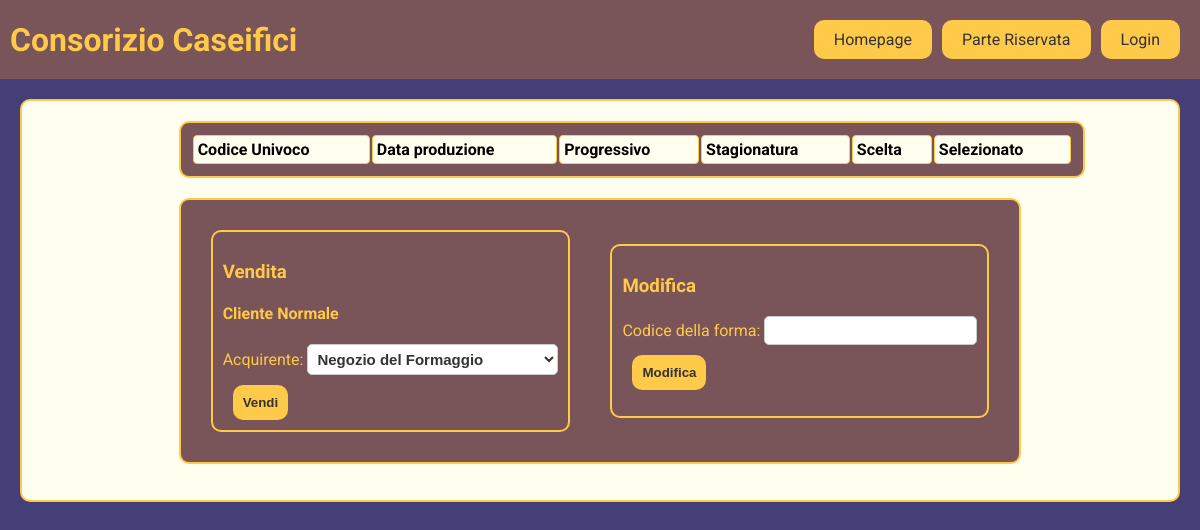
The app's page /caseifici/gestioneForme.php (signed in), older data.
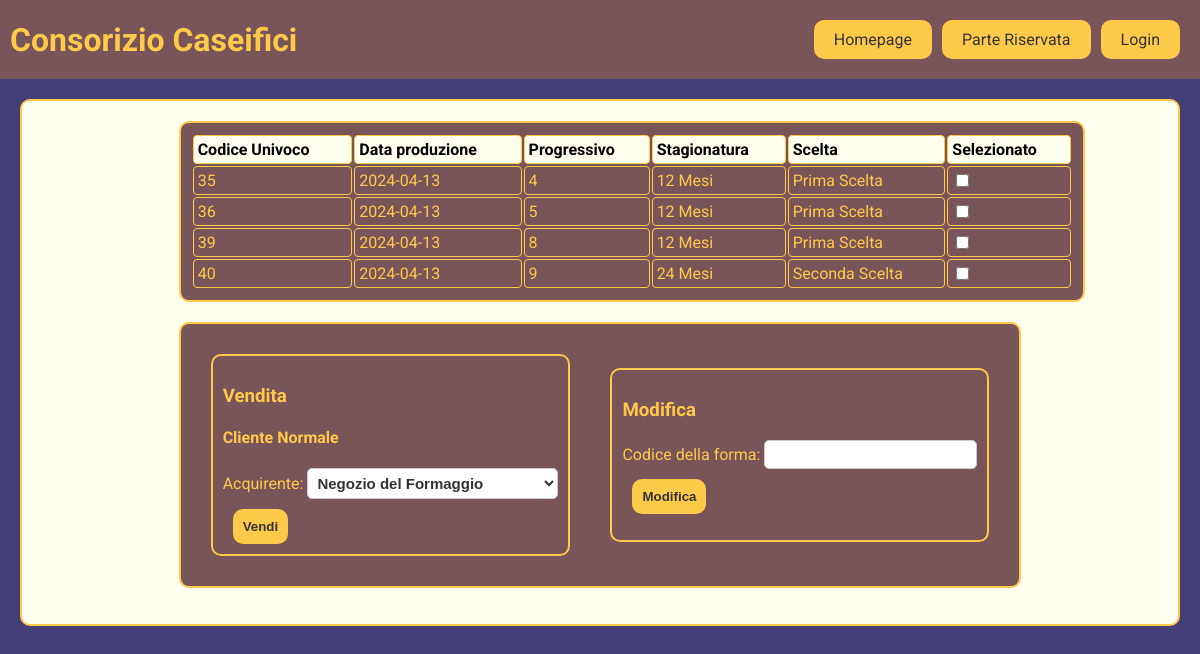
The same page, newer data.
### tables this page shows
CREATE TABLE `forme` (
  `for_Id` int(10) NOT NULL,
  `for_DataProduzione` date NOT NULL,
  `for_Venduta` tinyint(1) NOT NULL,
  `for_Progressivo` int(5) NOT NULL,
  `for_Stagionatura` varchar(8) NOT NULL,
  `for_Scelta` tinyint(1) NOT NULL,
  `for_cas_Id` int(4) NOT NULL
);

### caseifici/gestioneForme.php (the view, shortened to what the changed rows need)
<?php
    include "connection.php";
    $codCas=$_SESSION['codiceCaseificio'];
?>
<head>
</head>
<body>
    <div class="header">
        <h1>Consorizio Caseifici</h1>
    </div>
    <div class="container">
        <form action="reindForme.php" method="get">
            <div class="divsotto">
                <table id="my-table">
                    <thead>
                    <tr>
                        <th>Codice Univoco</th>
                        <th>Data produzione</th>
                        <th>Progressivo</th>
                        <th>Stagionatura</th>
                        <th>Scelta</th>
                        <th>Selezionato</th>
                    </tr>
                    </thead>
                    <tbody>
                    <?php
                        $sqlForme='SELECT for_Id,for_DataProduzione,for_Progressivo,for_Stagionatura,for_Scelta,for_Venduta FROM forme WHERE for_Venduta="0" AND for_cas_Id='.$codCas;
                        $resul=$conn->query($sqlForme);
                        if(isset($resul)){
                            while($arrayAssocForme =$resul->fetch_assoc()){
                                foreach($arrayAssocForme as $chiave=>$valore){
                                    switch ($chiave) {
                                        case "for_Id":
                                            $id = $valore;
                                            break;
                                        case "for_DataProduzione":
                                            $dataproduzione = $valore;
                                            break;
                                        case "for_Progressivo":
                                            $progressivo = $valore;
                                            break;
                                        case "for_Stagionatura":
                                            $stagionatura = $valore;
                                            $stagionatura=$stagionatura.' Mesi';
                                            break;
                                        case "for_Scelta":
                                            $scelta = $valore;
                                            $valore=='1'? $scelta ='Prima Scelta' : $scelta ='Seconda Scelta';
                                            break;
                                        case "for_Venduta":
                                            $venduta = $valore;
                                            break;
                                    }
                                }
                                echo "<tr>";
                                echo "<td>" . $id . "</td>";
                                echo "<td>" . $dataproduzione. "</td>";
                                echo "<td>" . $progressivo . "</td>";
                                echo "<td>" . $stagionatura . "</td>";
                                echo "<td>" . $scelta . "</td>";
                                if($venduta==1){
                                    echo '<td></td>';
                                }else{
                                    echo '<td><input type="checkbox" id="for_Id" name="for_Id'.$id.'" value= "'.$id.'"></td>';
                                }
                                echo "</tr>";
                            }
                        }
                    ?>
                    </tbody>
                </table>
            </div>
                </form>
            </div>
</body>
</html>

Row changes from the older to the newer data that the page shows:
added forme: for_Id "35", for_DataProduzione "2024-04-13", for_Progressivo "4", stagionatura "12 Mesi", scelta "Prima Scelta"
added forme: for_Id "36", for_DataProduzione "2024-04-13", for_Progressivo "5", stagionatura "12 Mesi", scelta "Prima Scelta"
added forme: for_Id "39", for_DataProduzione "2024-04-13", for_Progressivo "8", stagionatura "12 Mesi", scelta "Prima Scelta"
added forme: for_Id "40", for_DataProduzione "2024-04-13", for_Progressivo "9", stagionatura "24 Mesi", scelta "Seconda Scelta"
